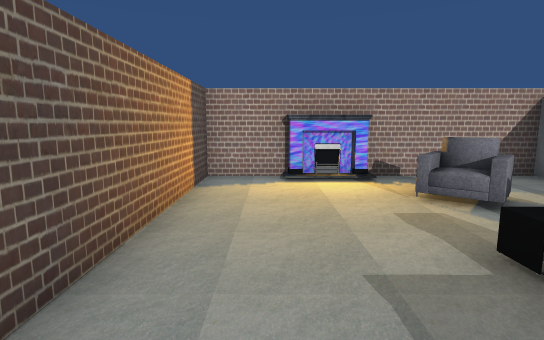
view 1 (above)

16 first-person views from a walk through a 3-D level made in the Unity game engine. The camera is 1.2 m above the floor, tilts 8° down and sees 80° across. Doors are open. The floor is counted in squares, 1 m on a side. Each view is taken from the middle of a square. On the plan, view 1 faces up. The plan holds only what a view shows up to about 14 squares ahead; the rest is blank. The place goes on beyond the plan. Some animated figures are not drawn. Some surface patterns are stand-ins.

view 2
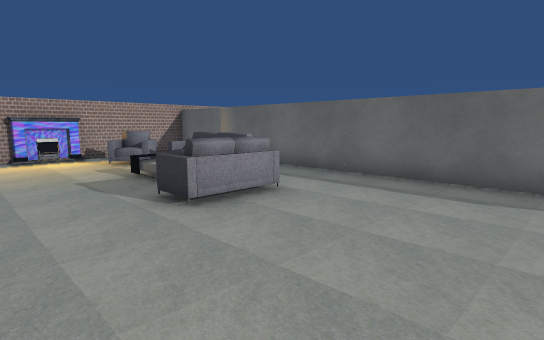

view 3
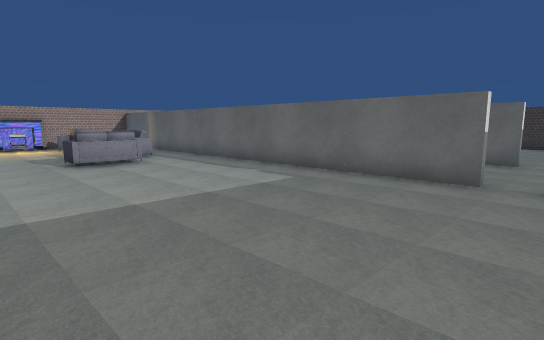

view 4
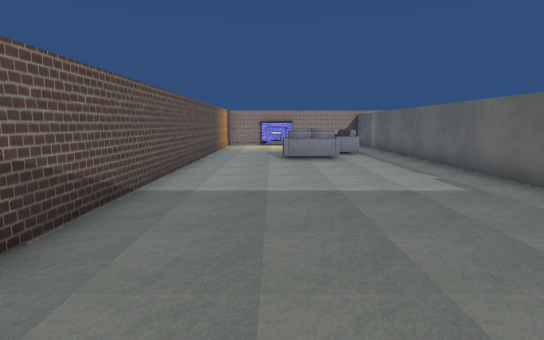

view 5
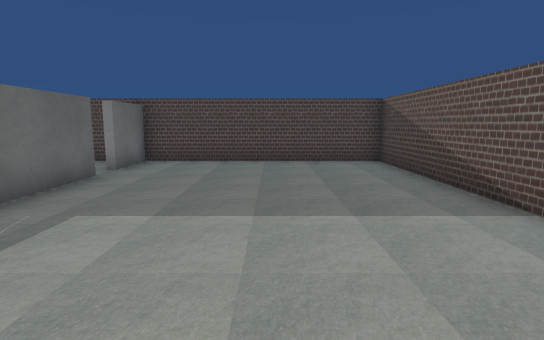

view 6
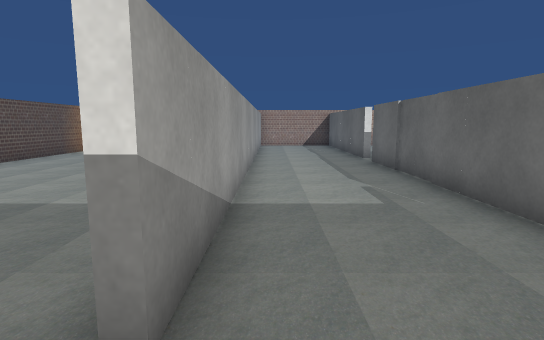

view 7
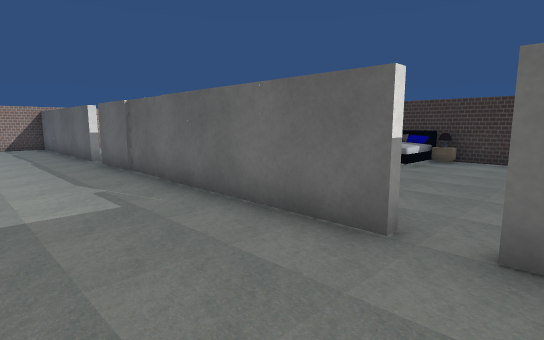

view 8
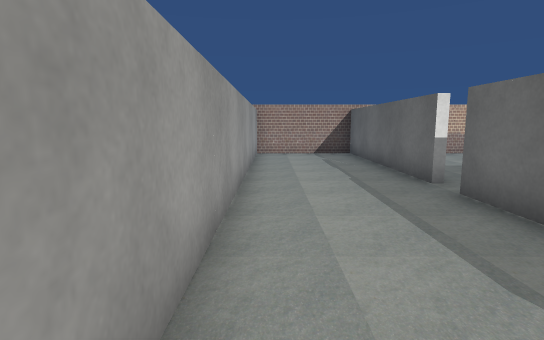

view 9
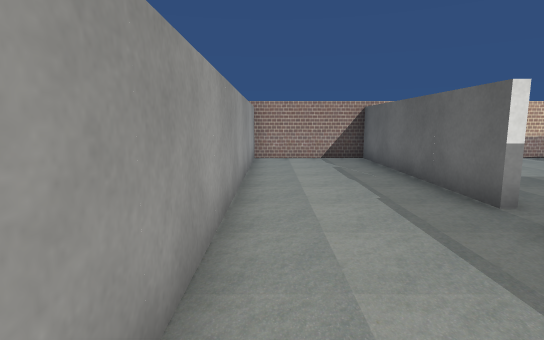

view 10
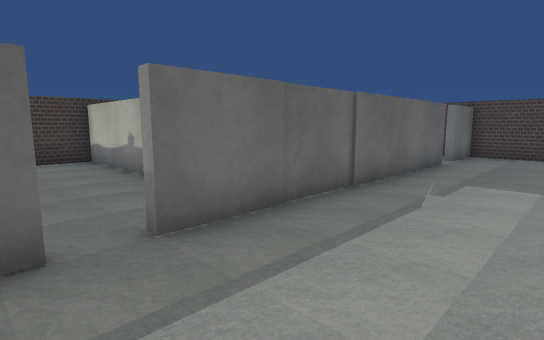

view 11
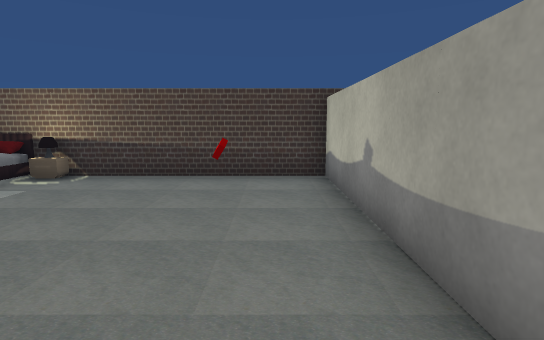

view 12
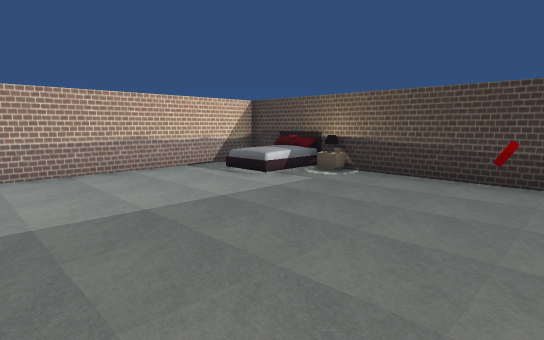

view 13
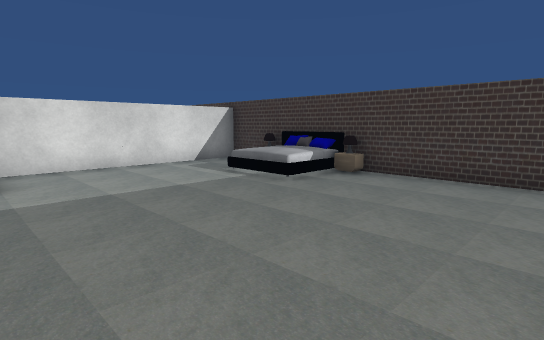

view 14
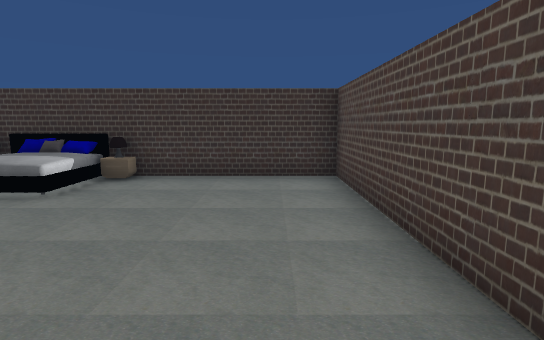

view 15
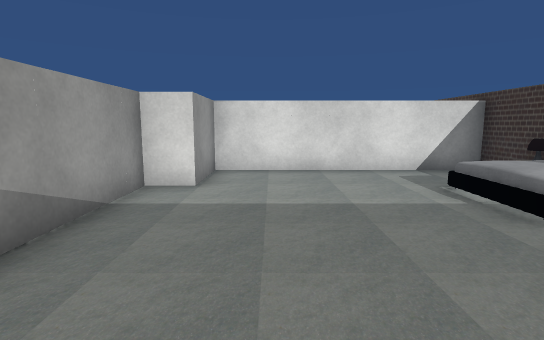

view 16
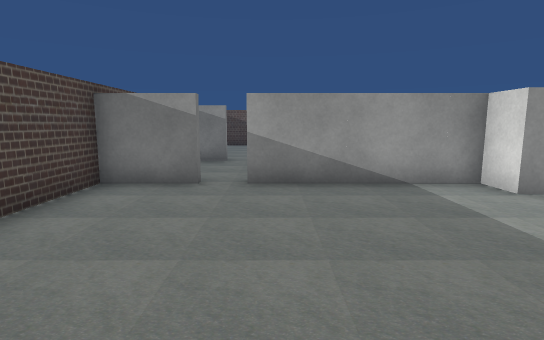

### Floor plan
Points are (right, up) in squares from view 1. A wall is a line through its corners. A room is listed if a view was taken in it or the views show most of it. See-through windows are left out.
Room 1 (views 1, 2, 3, 4, 5)
walls: (6.1, -9.6) (6.1, 7.5) (-1.5, 7.5) (-1.5, -12.5) (6.1, -12.5) (6.1, -10.5)
ways out: open door at (6, -10) to room 2
objects: fireplace (0, 7) to (2, 7); sofa (2, -1) to (3, -1); chair (3, 5) to (4, 5); sofa (4, 1)
Room 2 (views 6, 7, 8, 9, 10)
walls: (10.3, -2.5) (10.3, -0.5); (10.3, 0.4) (10.3, 7.5) (6.4, 7.5) (6.4, -9.6); (10.3, -9.6) (10.3, -4.5); (6.4, -10.5) (6.4, -11.4); (7.4, -12.5) (10.3, -12.5) (10.3, -10.5)
ways out: open door at (6, -10) to room 1; open door at (10, 0) to room 3; open door at (10, -10) to room 4
Room 3 (views 11, 12)
walls: (12.2, -2.3) (18.5, -2.3); (18.5, -2) (18.5, 7.5) (11.6, 7.5)
ways out: open door at (10, 0) to room 2
objects: red block (16, 0); bed (18, 5)
Room 4 (views 13, 14, 15, 16)
walls: (10.5, -4.6) (10.5, -9.5); (10.5, -10.4) (10.5, -12.5) (18.5, -12.5) (18.5, -2); (18.6, -2.5) (10.3, -2.5)
ways out: open door at (10, -10) to room 2; gap at (18, -7)
objects: closet (10, -5) to (11, -3); bed (18, -5)

Positions as (right, up) in squares from view 1, and headings:
1: (0, 0), facing up
2: (-1, -5), facing up-right
3: (-1, -11), facing up-right
4: (1, -12), facing up
5: (2, -2), facing down
6: (7, -11), facing up
7: (7, -11), facing up-right
8: (7, -6), facing up
9: (7, -4), facing up
10: (7, 1), facing down-right
11: (11, -1), facing right
12: (11, -1), facing up-right
13: (11, -12), facing up-right
14: (11, -11), facing right
15: (13, -11), facing up
16: (17, -9), facing left
